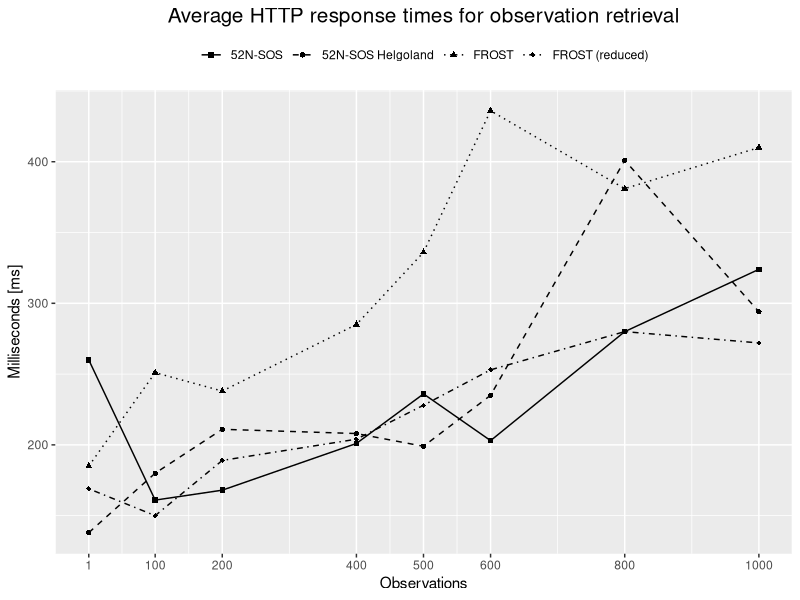
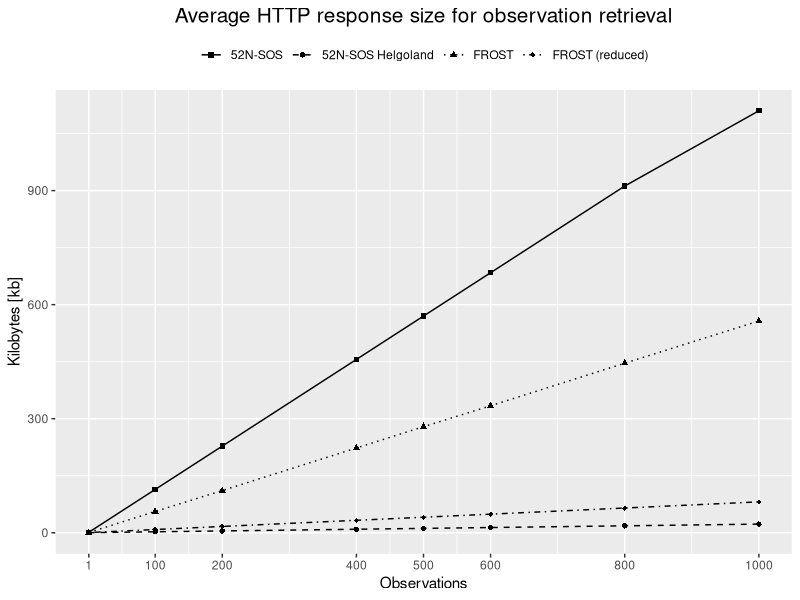

These charts were generated, in order, by the following R code:
library(ggplot2)

# General Data
observations = c(1,100,200,400,500,600,800,1000)
breakPointsExtre = c(1,100,200,300,400,500,600,700,800,900,1000)
webServices = c(rep("52N-SOS",8), rep("FROST",8), rep("52N-SOS Helgoland",8),  rep("FROST (reduced)",8))

# Response Times Data
time_sos = c(260,161,168,201,236,203,280,324)
time_helgoSOS = c(138,180,211,208,199,235,401,294)
time_frost = c(185,251,238,285,336,436,381,410)
time_frostMin = c(169,150,189,204,228,253,280,272)

timesPlain = c(time_sos,time_frost)
timesMin = c(time_helgoSOS,time_frostMin)
times = c(timesPlain,timesMin)
  
respTimePlain = data.frame(ws=webServices[c(1:16)],obs=rep(observations,2),t=timesPlain)
respTimesMin = data.frame(ws=webServices[c(17:32)],obs=rep(observations,2),t=timesMin)
respTime = data.frame(ws=webServices,obs=rep(observations,4),t=times)




# Response Size Data
size_sos = c(1.25,114,228,456,570,684,912,1110)
size_helgoSOS = c(0.34,2.56,4.8,9.29,11.54,13.79,18.28,22.77)
size_frost = c(0.593,56,111,223,279,334,446,557 )
size_frostMin = c(0.567,8.55,16.64,32.8,40.88,48.96,65.12,81.28)

sizesPlain = c(size_sos,size_frost)
sizesMin = c(size_helgoSOS,size_frostMin)
sizes = c(sizesPlain,sizesMin)

respSizePlain = data.frame(ws=webServices[c(1:16)],obs=rep(observations,2),s=sizesPlain)
respSizeMin = data.frame(ws=webServices[c(17:32)],obs=rep(observations,2),s=sizesMin)
respSize = data.frame(ws=webServices,obs=observations,s=sizes)


# Plots

# Response Time
ggsave(filename = "D:/Bulk/Uni/UJI_2.0/MasterThesis/images/respTimePlot.png", 
       ggplot(data=respTime,aes(x=obs, y=t)) + 
         ggtitle("Average HTTP response times for observation retrieval") +
         geom_line(aes(linetype=ws)) + 
         geom_point(aes(shape=ws)) + 
         scale_x_continuous(breaks = observations) + 
         scale_linetype_manual("Web Services", values = c(1:4)) +
         scale_shape_manual("Web Services", values = c(15:18)) +
         labs(x='Observations', y='Milliseconds [ms]') + 
         guides(guide_legend()) + 
         theme(plot.title = element_text(size = 15,hjust = 0.5),
               legend.key = element_blank(), 
               legend.position = "top", 
               legend.title = element_blank(),
               legend.box.just = "left"), 
       width = 8, height = 5, dpi = 300, units = "in", device='png')

ggsave(filename = "D:/Bulk/Uni/UJI_2.0/MasterThesis/images/respSizePlot.png", 
       ggplot(data=respSize,aes(x=obs, y=s)) + 
         ggtitle("Average HTTP response size for observation retrieval") +
         geom_line(aes(linetype=ws)) + 
         geom_point(aes(shape=ws)) + 
         scale_x_continuous(breaks = observations) + 
         scale_linetype_manual("Web Services", values = c(1:4)) +
         scale_shape_manual("Web Services", values = c(15:18)) +
         labs(x='Observations', y='Kilobytes [kb]') + 
         guides(guide_legend()) + 
         theme(plot.title = element_text(size = 15,hjust = 0.5),
               legend.key = element_blank(), 
               legend.position = "top", 
               legend.title = element_blank(),
               legend.box.just = "left"), 
       width = 8, height = 5, dpi = 300, units = "in", device='png')

  
